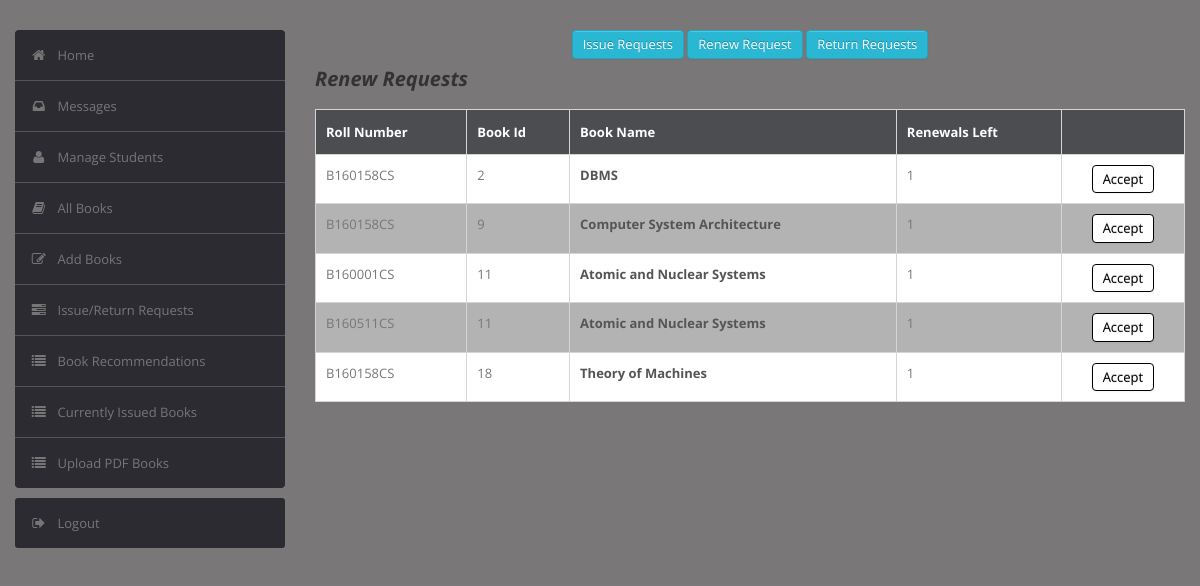
/admin/renew_requests.php (signed in), run on the app's committed database.
### tables this page shows
CREATE TABLE `record` (
  `RollNo` varchar(50) NOT NULL,
  `BookId` int(10) NOT NULL,
  `Date_of_Issue` date DEFAULT NULL,
  `Due_Date` date DEFAULT NULL,
  `Date_of_Return` date DEFAULT NULL,
  `Dues` int(10) DEFAULT NULL,
  `Renewals_left` int(10) DEFAULT NULL,
  `Time` time DEFAULT NULL,
  PRIMARY KEY (`RollNo`,`BookId`),
  KEY `BookId` (`BookId`),
  CONSTRAINT `record_ibfk_1` FOREIGN KEY (`RollNo`) REFERENCES `user` (`RollNo`),
  CONSTRAINT `record_ibfk_2` FOREIGN KEY (`BookId`) REFERENCES `book` (`BookId`)
);

CREATE TABLE `renew` (
  `RollNo` varchar(50) NOT NULL,
  `BookId` int(10) NOT NULL,
  PRIMARY KEY (`RollNo`,`BookId`),
  KEY `BookId` (`BookId`),
  CONSTRAINT `renew_ibfk_1` FOREIGN KEY (`RollNo`) REFERENCES `user` (`RollNo`),
  CONSTRAINT `renew_ibfk_2` FOREIGN KEY (`BookId`) REFERENCES `book` (`BookId`)
);

CREATE TABLE `book` (
  `BookId` int(10) NOT NULL AUTO_INCREMENT,
  `Title` varchar(50) DEFAULT NULL,
  `Publisher` varchar(50) DEFAULT NULL,
  `Year` varchar(50) DEFAULT NULL,
  `Availability` int(5) DEFAULT NULL,
  PRIMARY KEY (`BookId`)
);

### admin/renew_requests.php (the view, shortened to what this page needs)
<?php
require('dbconn.php');
?>
<?php
if ($_SESSION['RollNo']) {
    ?>
<!DOCTYPE html>
<html lang="en">
    <head>
        <link type="text/css" href="bootstrap/css/bootstrap.min.css" rel="stylesheet">
        <link type="text/css" href="bootstrap/css/bootstrap-responsive.min.css" rel="stylesheet">
        <link type="text/css" href="css/theme.css" rel="stylesheet">
        <link type="text/css" href="images/icons/css/font-awesome.css" rel="stylesheet">
    </head>
    <body>
        <div class="wrapper">
            <div class="container">
                <div class="row">
                    <div class="span3">
                        <div class="sidebar">
                            <ul class="widget widget-menu unstyled">
                                <li class="active"><a href="index.php"><i class="menu-icon icon-home"></i>Home
                                </a></li>
                                 <li><a href="message.php"><i class="menu-icon icon-inbox"></i>Messages</a>
                                </li>
                                <li><a href="student.php"><i class="menu-icon icon-user"></i>Manage Students </a>
                                </li>
                                <li><a href="book.php"><i class="menu-icon icon-book"></i>All Books </a></li>
                                <li><a href="addbook.php"><i class="menu-icon icon-edit"></i>Add Books </a></li>
                                <li><a href="requests.php"><i class="menu-icon icon-tasks"></i>Issue/Return Requests </a></li>
                                <li><a href="recommendations.php"><i class="menu-icon icon-list"></i>Book Recommendations </a></li>
                                <li><a href="current.php"><i class="menu-icon icon-list"></i>Currently Issued Books </a></li>
                                <li><a href="upload.php"><i class="menu-icon icon-list"></i>Upload PDF Books </a></li>
                            </ul>
                            <ul class="widget widget-menu unstyled">
                                <li><a href="logout.php"><i class="menu-icon icon-signout"></i>Logout </a></li>
                            </ul>
                        </div>
                    </div>
                    <div class="span9">
                        <center>
                        <a href="issue_requests.php" class="btn btn-info">Issue Requests</a>
                        <a href="renew_requests.php" class="btn btn-info">Renew Request</a>
                        <a href="return_requests.php" class="btn btn-info">Return Requests</a>
                        </center>
                        <h1><i>Renew Requests</i></h1>
                        <table class="table" id = "tables">
                                  <thead>
                                    <tr>
                                      <th>Roll Number</th>
                                      <th>Book Id</th>
                                      <th>Book Name</th>
                                      <th>Renewals Left</th>
                                      <th></th>
                                    </tr>
                                  </thead>
                                  <tbody>
                                    <?php
                            $sql="select * from LMS.record,LMS.book,LMS.renew where renew.BookId=book.BookId and renew.RollNo=record.RollNo and renew.BookId=record.BookId";
                            $result=$conn->query($sql);
                            while($row=$result->fetch_assoc())
                            {
                                $bookid=$row['BookId'];
                                $rollno=$row['RollNo'];
                                $name=$row['Title'];
                                $renewals=$row['Renewals_left'];
                            ?>
                                    <tr>
                                      <td><?php echo strtoupper($rollno) ?></td>
                                      <td><?php echo $bookid ?></td>
                                      <td><b><?php echo $name ?></b></td>
                                      <td><?php echo $renewals ?></td>
                                      <td><center>
                                        <?php
                                        if($renewals > 0)
                                        {echo "<a href=\"acceptrenewal.php?id1=".$bookid."&id2=".$rollno."\" class=\"btn btn-success\">Accept</a>";}
                                         ?>
                                    </center></td>
                                    </tr>
                               <?php } ?>
                               </tbody>
                                </table>
                            </div>
                </div>
            </div>
        </div>
    </body>
</html>
<?php }
else {
    echo "<script type='text/javascript'>alert('Access Denied!!!')</script>";
} ?>

### admin/css/theme.css (style rules this page uses)
#tables td, #tables th { border: 1px solid #ffffff; padding: 10px; }
#tables tr:nth-child(even) { background-color: #b4b3b3; }
#tables tr:nth-child(odd) { background-color: rgb(255, 255, 255); }
#tables th { padding-top: 12px; padding-bottom: 12px; text-align: left; background-color: #4c4d50; color: white; }
body { font-size: 13px; font-family: 'Open Sans', Arial, sans-serif; background: #797777; color: #777 }
h1, h2, h3, h4, h5, h6 { color: #333; margin-top: 0 }
h1 { font-size: 20px }
strong, b { color: #555 }
.wrapper { padding: 30px 0 }
body [class^="icon-"], body [class*=" icon-"] { font-size: 14px; line-height: 20px; height: 20px }
.btn, .btn-box { -webkit-border-radius: 3px; -moz-border-radius: 3px; border-radius: 3px }
.btn { font-size: 13px; font-weight: 600 }
.btn { display: inline-block; margin-bottom: 0; font-weight: 400; text-align: center; vertical-align: middle; cursor: pointer; background-image: none; border: 1px solid transparent; white-space: nowrap; padding: 4px 10px; font-size: 13px; line-height: 1.42857; border-radius: 4px; -webkit-user-select: none; -moz-user-select: none; -ms-user-select: none; user-select: none }
.btn-success { color: #000000; background-color: #ffffff; border-color: #000000 }
.btn-info { color: #fff; background-color: #29b7d3; border-color: #25a4be }
.table { margin-bottom: 0 }
.table th, .table td { border-color: #d5d5d5!important }
.widget-menu { background: #fff; -webkit-border-radius: 3px; -moz-border-radius: 3px; border-radius: 3px; overflow: hidden }
.widget-menu a { color: #555; display: block; line-height: 20px; padding: 15px; text-decoration: none!important }
.widget-menu .menu-icon { margin-right: 10px; color: #767676; -webkit-transition: all .2s ease-in-out; -moz-transition: all .2s ease-in-out; transition: all .2s ease-in-out; }
.widget-menu>li+li { border-top: 1px solid #555 }
.widget-menu>li>a { background-color: #2d2b32; color: #767676; -webkit-transition: all .2s ease-in-out; -moz-transition: all .2s ease-in-out; transition: all .2s ease-in-out; }

### data on the page
record: renew.RollNo "B160158CS", renew.BookId "2", BookId.Title "DBMS", Renewals_left "1"
record: renew.RollNo "B160158CS", renew.BookId "9", BookId.Title "Computer System Architecture", Renewals_left "1"
record: renew.RollNo "B160001CS", renew.BookId "11", BookId.Title "Atomic and Nuclear Systems", Renewals_left "1"
record: renew.RollNo "B160511CS", renew.BookId "11", BookId.Title "Atomic and Nuclear Systems", Renewals_left "1"
record: renew.RollNo "B160158CS", renew.BookId "18", BookId.Title "Theory of Machines", Renewals_left "1"
